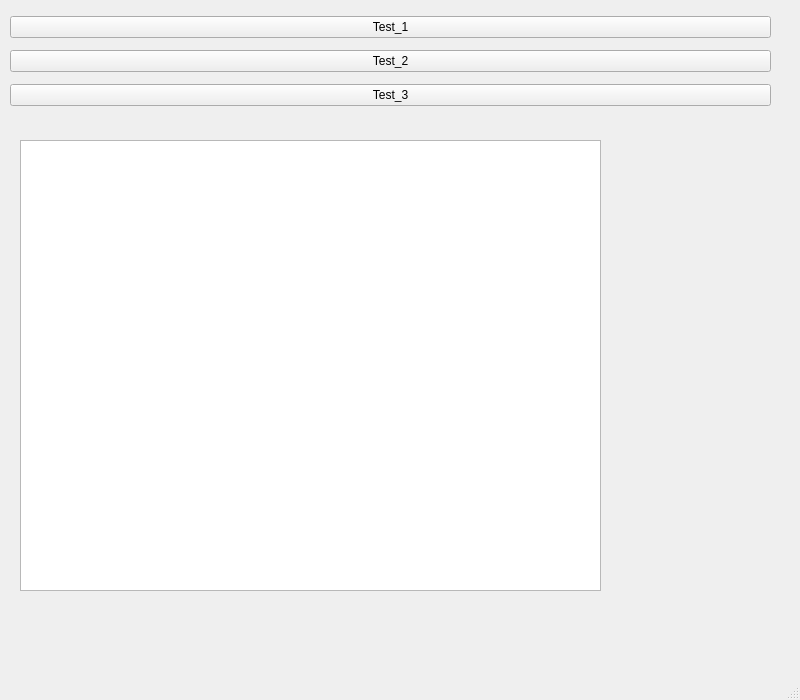
<?xml version="1.0" encoding="UTF-8"?>
<ui version="4.0">
 <class>MainWindow</class>
 <widget class="QMainWindow" name="MainWindow">
  <property name="geometry">
   <rect>
    <x>0</x>
    <y>0</y>
    <width>800</width>
    <height>700</height>
   </rect>
  </property>
  <property name="windowTitle">
   <string>MainWindow</string>
  </property>
  <widget class="QWidget" name="centralwidget">
   <widget class="QWidget" name="verticalLayoutWidget">
    <property name="geometry">
     <rect>
      <x>10</x>
      <y>10</y>
      <width>761</width>
      <height>103</height>
     </rect>
    </property>
    <layout class="QVBoxLayout" name="verticalLayout">
     <item>
      <widget class="QPushButton" name="pushButton">
       <property name="text">
        <string>Test_1</string>
       </property>
      </widget>
     </item>
     <item>
      <widget class="QPushButton" name="pushButton_2">
       <property name="text">
        <string>Test_2</string>
       </property>
      </widget>
     </item>
     <item>
      <widget class="QPushButton" name="pushButton_3">
       <property name="text">
        <string>Test_3</string>
       </property>
      </widget>
     </item>
    </layout>
   </widget>
   <widget class="QGraphicsView" name="graphicsView">
    <property name="geometry">
     <rect>
      <x>20</x>
      <y>140</y>
      <width>581</width>
      <height>451</height>
     </rect>
    </property>
   </widget>
  </widget>
  <widget class="QMenuBar" name="menubar">
   <property name="geometry">
    <rect>
     <x>0</x>
     <y>0</y>
     <width>800</width>
     <height>26</height>
    </rect>
   </property>
  </widget>
  <widget class="QStatusBar" name="statusbar"/>
 </widget>
 <resources/>
 <connections/>
</ui>
